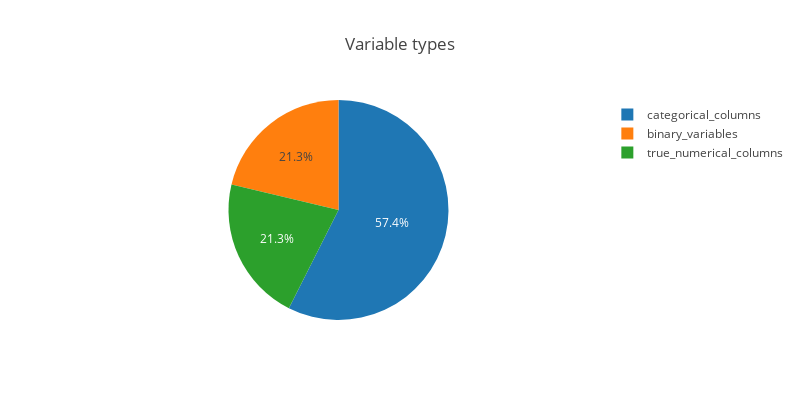

Notebook code for this chart:
### Code cell
variables = {
    'categorical_columns': len(categorical_columns),
    'binary_variables': len(binary_variables),
    'true_numerical_columns': len(true_numerical_columns)
}
pie_trace = go.Pie(labels=list(variables.keys()), values=list(variables.values()))
layout = dict(title= "Variable types", height=400, width=800)
fig = dict(data=[pie_trace], layout=layout)
iplot(fig)

### Figure 1 — Plotly figure (JSON) as saved in the notebook; plotly's stock layout.template omitted (floating-point values rounded to 4 significant figures)
{"data": [{"labels": ["categorical_columns", "binary_variables", "true_numerical_columns"], "type": "pie", "uid": "39c88a4a-b045-4501-a82c-e37f4ab00c55", "values": [54, 20, 20]}], "layout": {"height": 400, "title": {"text": "Variable types"}, "width": 800}}
